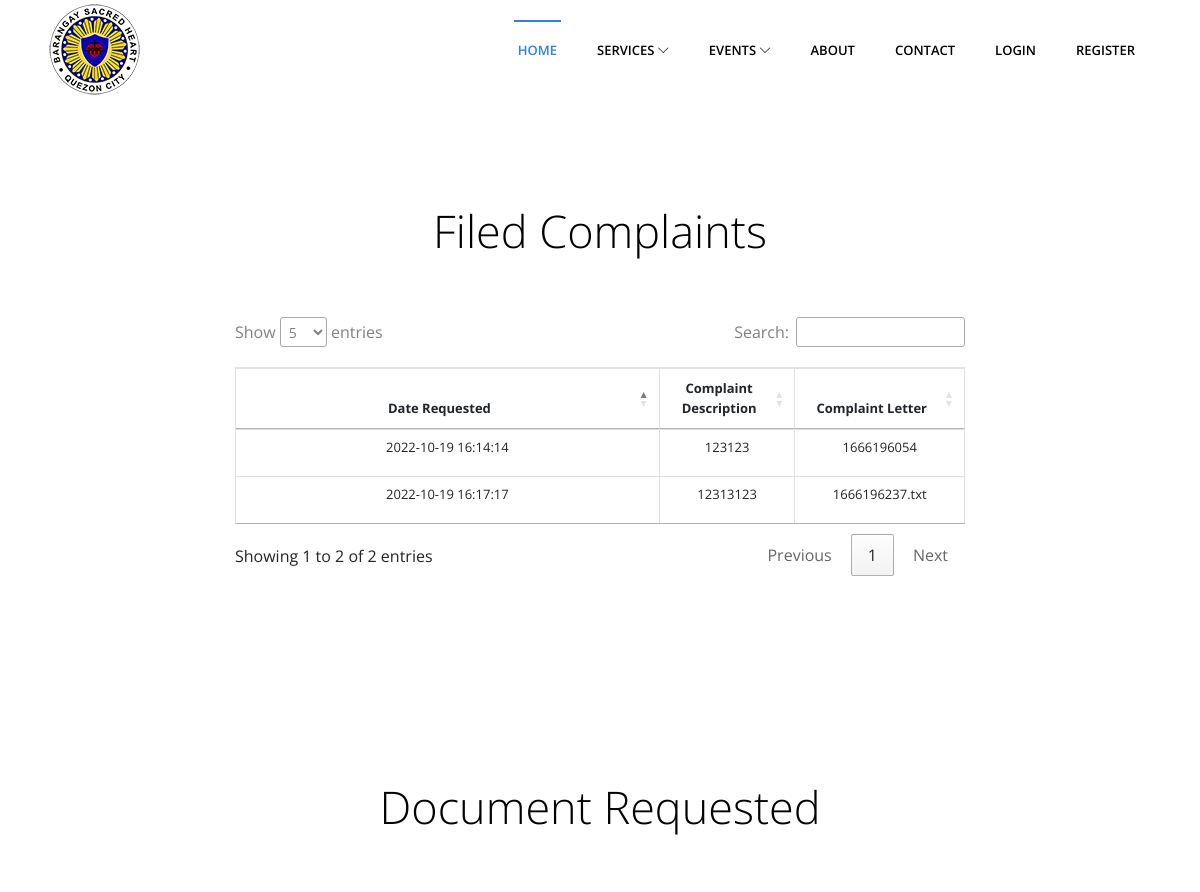
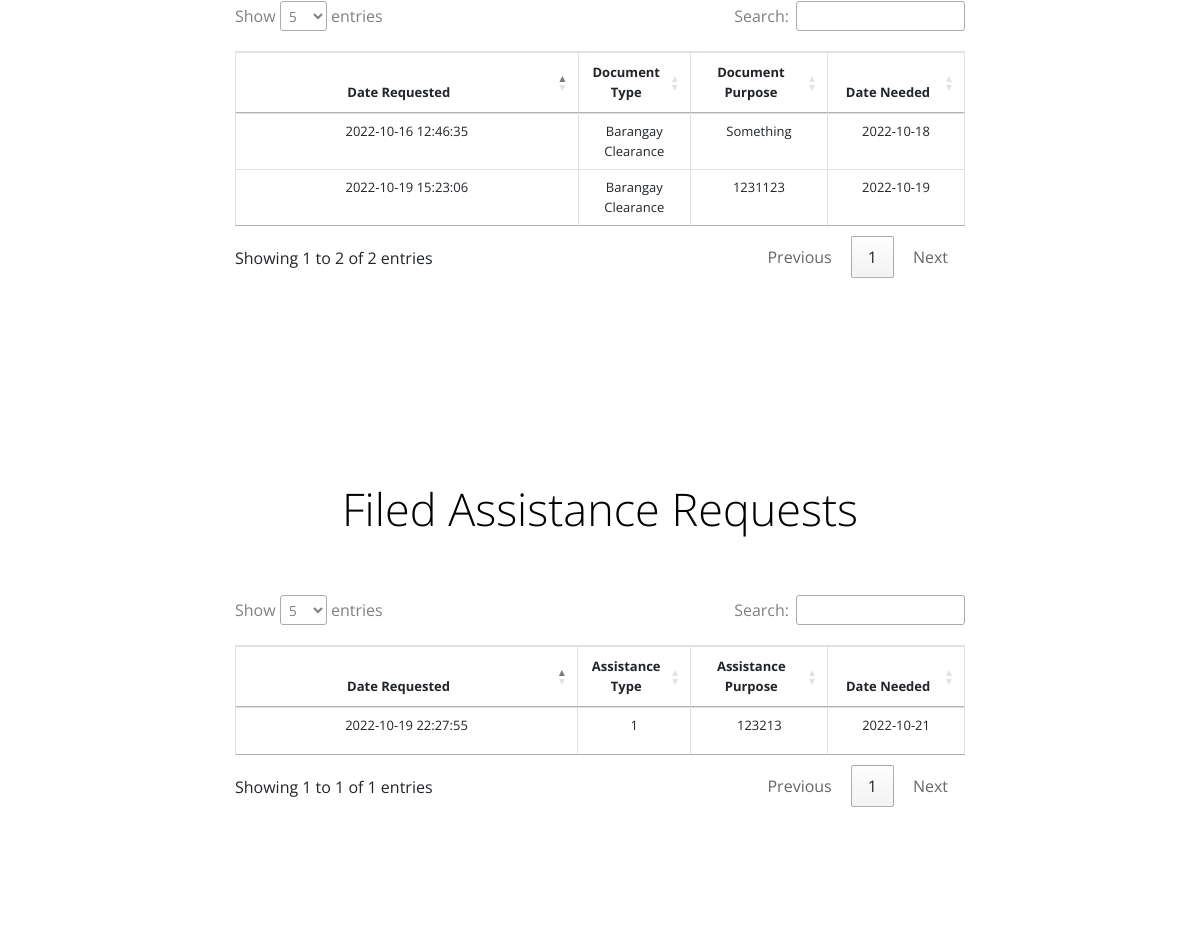
Before: /index.php/home/my_info (upper part) with the older database file (2 pictures, top to bottom).
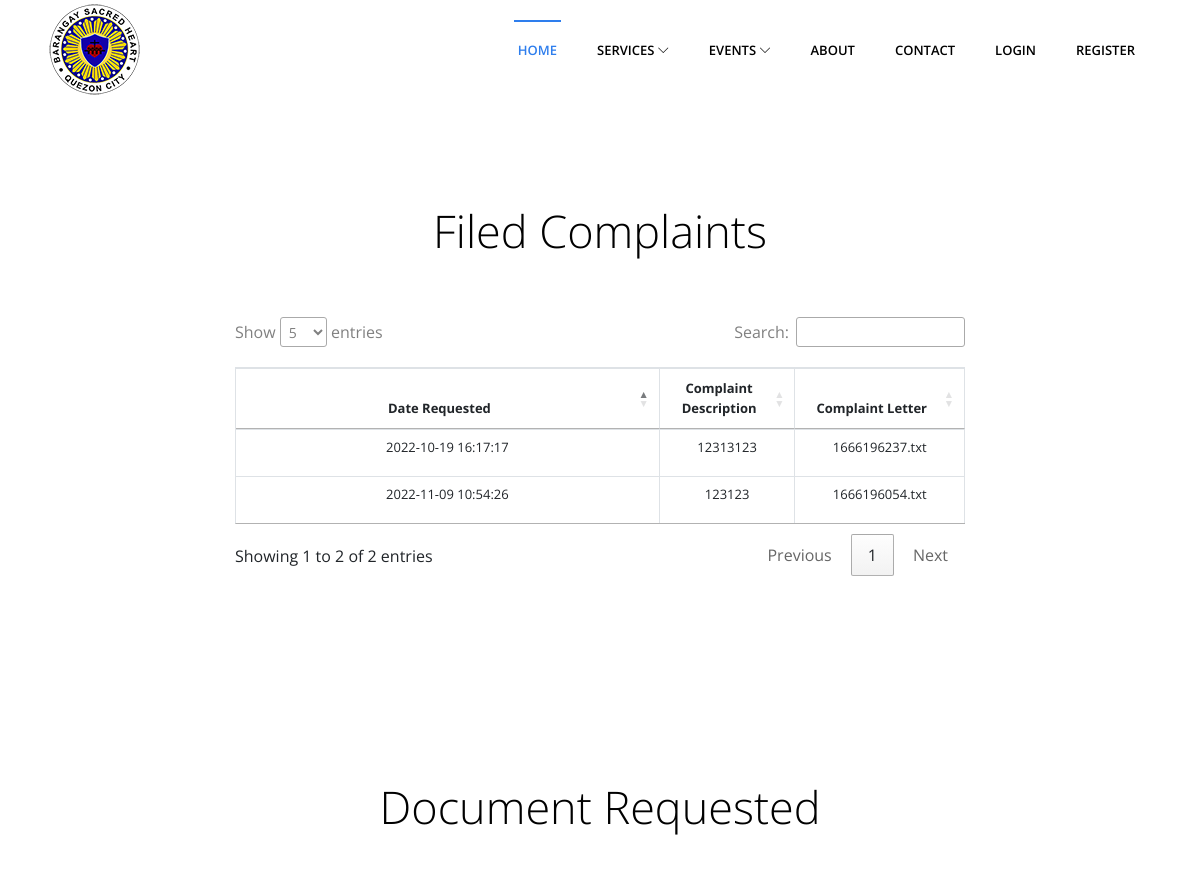
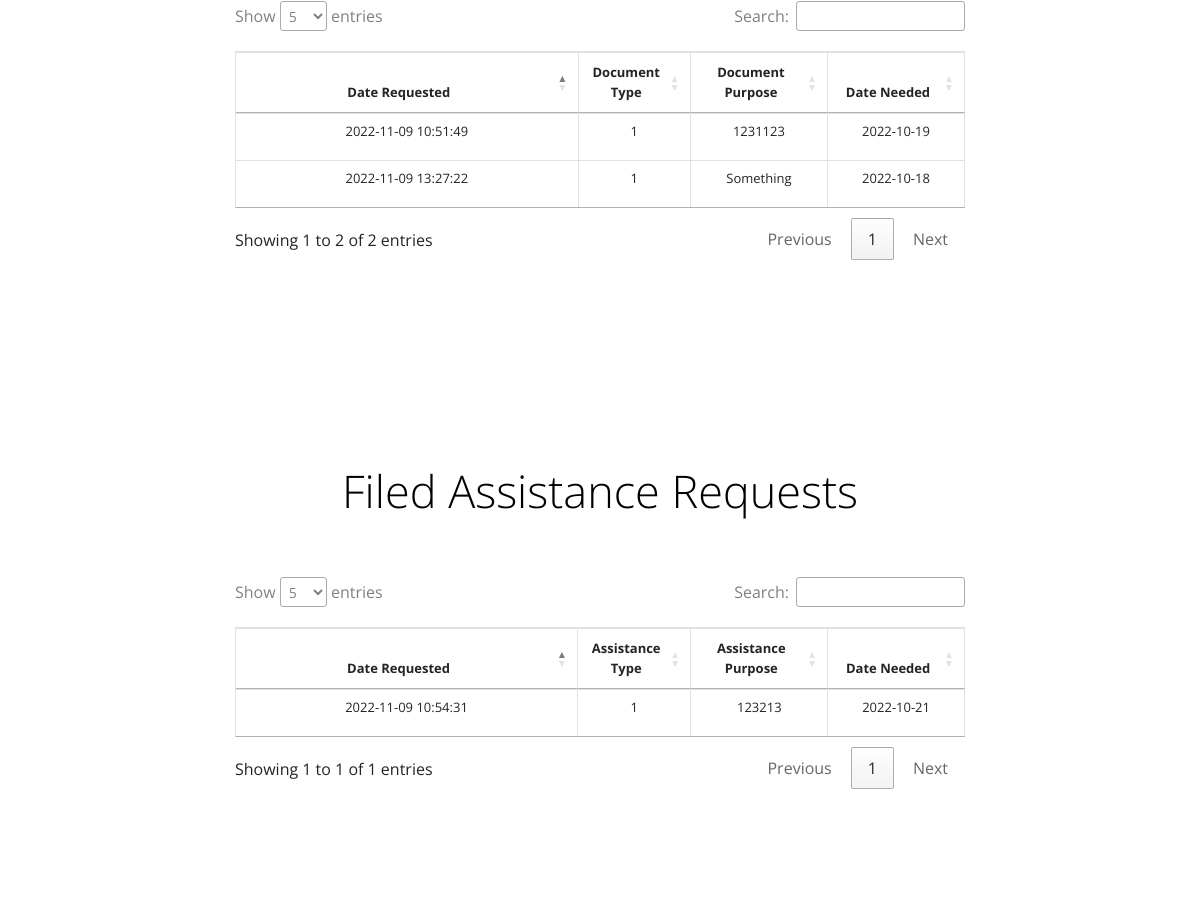
After: the same page with the newer database file (2 pictures, top to bottom).
### tables this page shows
CREATE TABLE `tbl_complaints` (
  `complaint_id` int(11) NOT NULL,
  `user_id` int(11) NOT NULL,
  `complaint_description` varchar(250) NOT NULL,
  `complaint_letter` varchar(500) NOT NULL,
  `status` int(11) NOT NULL,
  `date_created` timestamp NOT NULL DEFAULT current_timestamp() ON UPDATE current_timestamp()
);

CREATE TABLE `tbl_requests` (
  `request_id` int(11) NOT NULL,
  `user_id` int(11) NOT NULL,
  `document_type` varchar(250) NOT NULL,
  `document_purpose` varchar(1000) NOT NULL,
  `date_needed` varchar(100) NOT NULL,
  `status` int(11) NOT NULL,
  `date_created` timestamp NOT NULL DEFAULT current_timestamp() ON UPDATE current_timestamp()
);

CREATE TABLE `tbl_assistance` (
  `assistance_id` int(11) NOT NULL,
  `user_id` int(11) NOT NULL,
  `assistance_type` varchar(100) NOT NULL,
  `assistance_purpose` varchar(1000) NOT NULL,
  `date_needed` varchar(100) NOT NULL,
  `status` int(11) NOT NULL,
  `date_created` timestamp NOT NULL DEFAULT current_timestamp() ON UPDATE current_timestamp()
);

### application/controllers/Home.php (called while the page is built, shortened)
<?php
class Home extends CI_Controller {
	public function my_info(){
		if($this->session->userdata('usertype') == 1)
		{
			$error = "Register or Login First";
			$this->session->set_userdata('error' , $error);
			redirect('/home', 'refresh');
		}
		else
		{
			$newdata = array(
				'user_id'  => $this->session->userdata('user_id'),
				'username'  => $this->session->userdata('username'),
				'fname'  => $this->session->userdata('fname'),
				'mname'  => $this->session->userdata('mname'),
				'lname'  => $this->session->userdata('lname'),
				'usertype'  => $this->session->userdata('usertype'),
				'email'     => $this->session->userdata('email'),
				'logged_in' => $this->session->userdata('logged_in')
			);
			$info = $this->user_model->users_retrieve($this->session->userdata('user_id'));
			$data['profile'] = array(
				'user_id' => $info[0]->user_id,
				'username' => $info[0]->username,
				'password' => $info[0]->password,
				'usertype' => $info[0]->usertype,
				'email' => $info[0]->email,
				'fname' => $info[0]->fname,
				'mname' => $info[0]->mname,
				'lname' => $info[0]->lname,
				'address' => $info[0]->address,
				'contact' => $info[0]->contact,
				'userfile' => $info[0]->userfile,
				'approved' => $info[0]->approved,
				'date_created' => $info[0]->date_created
			);
			$data['user'] = $newdata;
			$data['error'] = $this->session->userdata('error');
			$data['success'] = $this->session->userdata('success');
			$data['complaints'] = $this->complaints_model->complaint_retrieve($this->session->userdata('user_id'));
			$data['requests'] = $this->requests_model->request_retrieve($this->session->userdata('user_id'));
			$data['assistance'] = $this->assistance_model->assistance_retrieve($this->session->userdata('user_id'));
			$this->load->view('plus/header', $data);
			$this->load->view('my_info', $data);
			$this->load->view('plus/footer', $data);
			$this->session->unset_userdata('error');
			$this->session->unset_userdata('success');
		}
	}
}

### index.php (called while the page is built, shortened)
<?php
require_once BASEPATH.'core/CodeIgniter.php';

### application/models/Complaints_model.php (called while the page is built, shortened)
<?php
class Complaints_model extends CI_Model {
		public function complaint_retrieve($id = null){
			$this->db->order_by('date_created', 'DESC');
            $query = $this->db->get('tbl_complaints');
            return $query->result();
		}
    }
?>

### application/models/Requests_model.php (called while the page is built, shortened)
<?php
class Requests_model extends CI_Model {
		public function request_retrieve($id = null){
			$this->db->order_by('date_created', 'DESC');
            $query = $this->db->get('tbl_requests');
            return $query->result();
		}
    }
?>

### application/models/Assistance_model.php (called while the page is built, shortened)
<?php
class Assistance_model extends CI_Model {
		public function assistance_retrieve($id = null){
            $this->db->order_by('date_created', 'DESC');
			$query = $this->db->get('tbl_assistance');
            return $query->result();
		}
  }
?>

### application/views/my_info.php (the view, shortened to what this page needs)
<section class="section page-title">
	<div class="container">
		<div class="row">
			<div class="col-sm-8 m-auto">
				<h1>Filed Complaints</h1>
				<br> <br>
				<table id="myTable" class="table table-hover table-bordered results" style="font-size: 13px;" width="100%">
				  <thead>
					<tr>
					  <th class="col-md-5 col-xs-5 text-center">Date Requested</th>
					  <th class="col-md-1 col-xs-2 text-center">Complaint Description</th>
					  <th class="col-md-2 col-xs-2 text-center">Complaint Letter</th>
					</tr>
				  </thead>
				  <tbody>
					<?php foreach($complaints as $complaint) { ?>
					<tr>
						<td style="height: 30px;" class="text-center"><?php echo $complaint->date_created; ?></td>
						<td style="height: 30px;" class="text-center"><?php echo $complaint->complaint_description; ?></td>
						<td style="height: 30px;" class="text-center"><a href="<?php echo base_url() . $complaint->complaint_letter; ?>"><?php echo $complaint->complaint_letter; ?></a></td>
					</tr>
					<?php } ?>
				  </tbody>
				</table>
			</div>
		</div>
	</div>
</section>
<section class="section page-title">
	<div class="container">
		<div class="row">
			<div class="col-sm-8 m-auto">
				<h1>Document Requested</h1>
				<br> <br>
				<table id="myTable1" class="table table-hover table-bordered results" style="font-size: 13px;" width="100%">
				  <thead>
					<tr>
					  <th class="col-md-5 col-xs-5 text-center">Date Requested</th>
					  <th class="col-md-1 col-xs-2 text-center">Document Type</th>
					  <th class="col-md-2 col-xs-2 text-center">Document Purpose</th>
					  <th class="col-md-2 col-xs-2 text-center">Date Needed</th>
					</tr>
				  </thead>
				  <tbody>
					<?php foreach($requests as $request) { ?>
					<tr>
						<td style="height: 30px;" class="text-center"><?php echo $request->date_created; ?></td>
						<td style="height: 30px;" class="text-center"><?php echo $request->document_type; ?></td>
						<td style="height: 30px;" class="text-center"><?php echo $request->document_purpose; ?></td>
						<td style="height: 30px;" class="text-center"><?php echo $request->date_needed; ?></td>
					</tr>
					<?php } ?>
				  </tbody>
				</table>
			</div>
		</div>
	</div>
</section>
<section class="section page-title">
	<div class="container">
		<div class="row">
			<div class="col-sm-8 m-auto">
				<h1>Filed Assistance Requests</h1>
				<br> <br>
				<table id="myTable2" class="table table-hover table-bordered results" style="font-size: 13px;" width="100%">
				  <thead>
					<tr>
					  <th class="col-md-5 col-xs-5 text-center">Date Requested</th>
					  <th class="col-md-1 col-xs-2 text-center">Assistance Type</th>
					  <th class="col-md-2 col-xs-2 text-center">Assistance Purpose</th>
					  <th class="col-md-2 col-xs-2 text-center">Date Needed</th>
					</tr>
				  </thead>
				  <tbody>
					<?php foreach($assistance as $assist) { ?>
					<tr>
						<td style="height: 30px;" class="text-center"><?php echo $assist->date_created; ?></td>
						<td style="height: 30px;" class="text-center"><?php echo $assist->assistance_type; ?></td>
						<td style="height: 30px;" class="text-center"><?php echo $assist->assistance_purpose; ?></td>
						<td style="height: 30px;" class="text-center"><?php echo $assist->date_needed; ?></td>
					</tr>
					<?php } ?>
				  </tbody>
				</table>
			</div>
		</div>
	</div>
</section>
<section class="section about p-0">
	<div class="container">
		<div class="row">
		</div>
	</div>
</section>

### application/views/plus/header.php (shortened to what this page needs)
<!DOCTYPE html>
<html lang="en">
<head>
	<link rel="stylesheet" href="https://cdn.jsdelivr.net/npm/bootstrap@4.6.2/dist/css/bootstrap.min.css"><link href="<?php echo base_url(); ?>assets/plugins/slick/slick.css" rel="stylesheet">
	<link href="<?php echo base_url(); ?>assets/plugins/themify-icons/themify-icons.css" rel="stylesheet">
	<link href="<?php echo base_url(); ?>assets/plugins/slick/slick-theme.css" rel="stylesheet">
	<link href="<?php echo base_url(); ?>assets/plugins/fancybox/jquery.fancybox.min.css" rel="stylesheet">
	<link href="<?php echo base_url(); ?>assets/plugins/aos/aos.css" rel="stylesheet">
	<link href="https://cdn.jsdelivr.net/npm/notyf@3/notyf.min.css" rel="stylesheet">
	<link href="https://cdn.datatables.net/1.12.1/css/jquery.dataTables.min.css" rel="stylesheet">
	<link href="https://cdn.datatables.net/1.12.1/css/dataTables.bootstrap4.min.css" rel="stylesheet">
	<link href="<?php echo base_url(); ?>assets/css/style.css" rel="stylesheet">
</head>
<body class="body-wrapper" data-spy="scroll" data-target=".privacy-nav">
	<nav class="navbar main-nav navbar-expand-lg px-2 px-sm-0 py-2 py-lg-0">
		<div class="container">
			<a class="navbar-brand" href="<?php echo base_url(); ?>"><img alt="logo" src="<?php echo base_url(); ?>assets/images/logo.png"></a>
			<div class="collapse navbar-collapse" id="navbarNav">
				<ul class="navbar-nav ml-auto">
					<li class="nav-item active @@home">
						<a class="nav-link" href="<?php echo base_url(); ?>">Home</a>
					</li>
					<?php if($user['usertype'] == 2 ){?>
					<li class="nav-item dropdown @@Provide">
						<a class="nav-link dropdown-toggle" data-toggle="dropdown" href="#">Provide Service <span><i class="ti-angle-down"></i></span></a>
						<ul class="dropdown-menu">
							<li>
								<a class="dropdown-item @@team" href="<?php echo base_url(); ?>provide/verification">Verify Resident</a>
							</li>
							<li>
								<a class="dropdown-item @@career" href="<?php echo base_url(); ?>provide/complaints">View Complaints</a>
							</li>
							<li>
								<a class="dropdown-item @@blog" href="<?php echo base_url(); ?>provide/information">Edit Barangay Info</a>
							</li>
						</ul>
					</li>
					<?php } else { ?>
					<li class="nav-item dropdown @@services">
						<a class="nav-link dropdown-toggle" data-toggle="dropdown" href="#">Services <span><i class="ti-angle-down"></i></span></a>
					</li>
					<?php } ?>
					<li class="nav-item dropdown @@events">
						<a class="nav-link dropdown-toggle" data-toggle="dropdown" href="#">Events <span><i class="ti-angle-down"></i></span></a>
					</li>
					<li class="nav-item @@about">
						<a class="nav-link" href="<?php echo base_url(); ?>home/about">About</a>
					</li>
					<li class="nav-item @@contact">
						<a class="nav-link" href="<?php echo base_url(); ?>home/contact">Contact</a>
					</li>
					<?php if($user['logged_in'] == false ){?>
					<li class="nav-item @@login">
						<a class="nav-link" data-target="#LoginModal" data-toggle="modal" href="#">Login</a>
					</li>
					<li class="nav-item @@register">
						<a class="nav-link" href="<?php echo base_url(); ?>home/register">Register</a>
					</li>
					<?php } ?>
				</ul>
			</div>
		</div>
	</nav>

### application/views/plus/footer.php (shortened to what this page needs)
	</body>
</html>

### assets/css/style.css (style rules this page uses)
body { font-family: "Open Sans", sans-serif; -webkit-font-smoothing: antialiased; }
h1, h2, h3, h4, h5, h6 { font-family: "Open Sans", sans-serif; color: #000; font-weight: 300; }
h1 { font-size: 45px; line-height: 61px; }
p, li, blockquote, label { font-size: 16px; letter-spacing: 0; line-height: 25px; color: #808080; margin-bottom: 0; }
body { overflow-x: hidden; }
a { font-size: inherit; color: inherit; }
.section { padding: 100px 0; }
.page-title { text-align: center; }
.main-nav { background: #fff; z-index: 1; }
.main-nav .navbar-brand { padding: 0; }
.main-nav .navbar-nav .nav-item { position: relative; font-family: "Open Sans", sans-serif; }
.main-nav .navbar-nav .nav-item .nav-link { position: relative; text-align: center; font-size: 13px; text-transform: uppercase; font-weight: 600; color: #000; padding-left: 20px; padding-right: 20px; line-height: 45px; }
.main-nav .navbar-nav .nav-item .nav-link span i { font-size: 11px; }
.main-nav .navbar-nav .nav-item.active .nav-link { color: #2e7eed; }
.main-nav .navbar-nav .nav-item.active .nav-link:before { content: ""; background: #2e7eed; width: 60%; height: 2px; position: absolute; top: 0; left: 20%; }
.main-nav .dropdown { position: relative; }
.dropdown-toggle::after { display: none; }

Changed rows visible on the page:
changed tbl_complaints: date_created "2022-10-19 16:14:14" → "2022-11-09 10:54:26"; complaint_letter "1666196054" → "1666196054.txt"; moves up the list
changed tbl_requests "Something": date_created "2022-10-16 12:46:35" → "2022-11-09 13:27:22"; document_type "Barangay Clearance" → "1"; moves up the list
changed tbl_requests (number 2 of 2 on the later page): date_created "2022-10-19 15:23:06" → "2022-11-09 10:51:49"; document_type "Barangay Clearance" → "1"
changed tbl_assistance: date_created "2022-10-19 22:27:55" → "2022-11-09 10:54:31"
